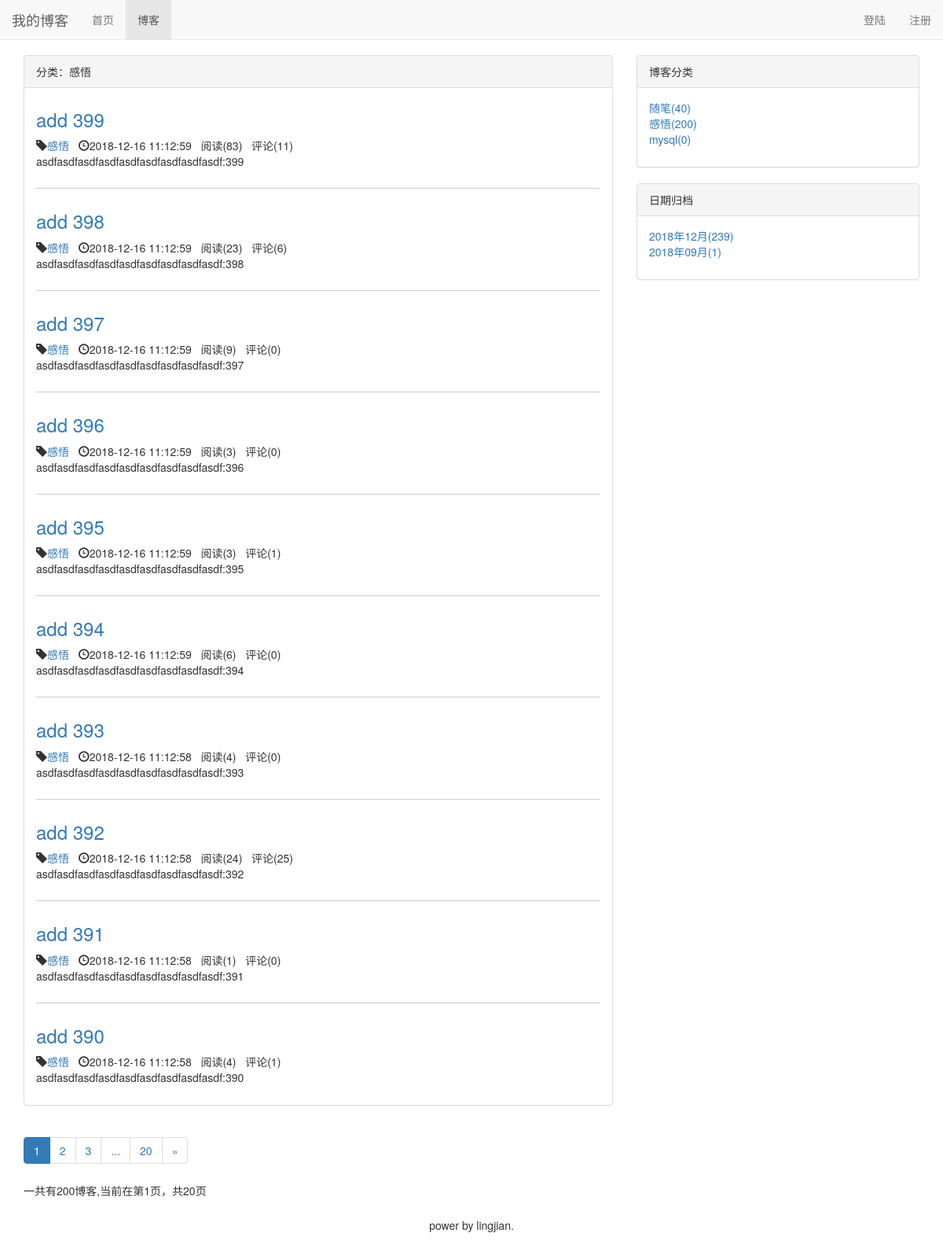
Before: /blog/type/2 with the older database file.
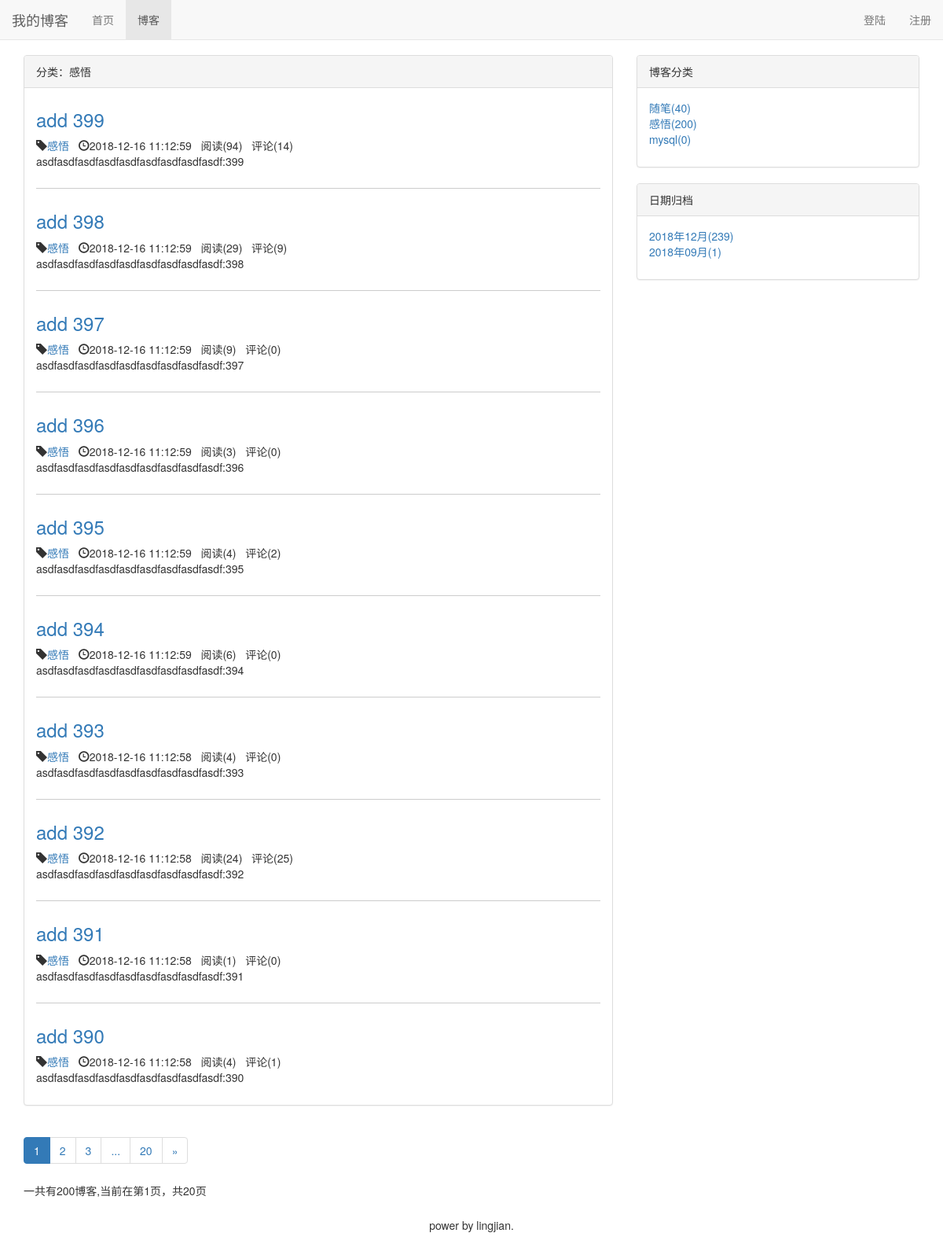
After: the same page with the newer database file.
### blog/models.py (models this page shows, shortened)
class Blog(models.Model, ReadNumExpandMethod):
    title = models.CharField(max_length=50)
    blog_type = models.ForeignKey(BlogType, on_delete=models.CASCADE)
    content = RichTextUploadingField()
    author = models.ForeignKey(User, on_delete=models.CASCADE)
    read_details = GenericRelation(ReadDetail)
    created_time = models.DateTimeField(auto_now_add=True)
    last_updated_time = models.DateTimeField(auto_now=True)
    class Meta:
        ordering = ['-created_time']

class BlogType(models.Model):
    type_name = models.CharField(max_length=15)
    def __str__(self):
        return self.type_name

### read_statistics/models.py (models this page shows)
class ReadNum(models.Model):
    read_num = models.IntegerField(default = 0)
    content_type = models.ForeignKey(ContentType, on_delete=models.CASCADE)
    object_id = models.PositiveIntegerField()
    content_object = GenericForeignKey('content_type', 'object_id')

### blog/views.py (the view)
# urls.py: path('type/<int:blog_type_pk>', views.blog_list_with_type, name='blog_list_with_type'),
def blog_list_with_type(request, blog_type_pk):
    blog_type = get_object_or_404(BlogType, pk=blog_type_pk)
    blogs_all_list = Blog.objects.filter(blog_type=blog_type)
    context = get_blog_list_common_date(blogs_all_list, request)
    context['blog_type'] = blog_type
    return render(request,'blog/blog_list_with_type.html', context)

### comment/templatetags/comment_tags.py (called while the page is built)
@register.simple_tag
def get_comment_count(obj):
    content_type = ContentType.objects.get_for_model(obj)
    return Comment.objects.filter(content_type=content_type, object_id=obj.pk).count()

### read_statistics/models.py (called while the page is built)
    def get_read_num(self):
        try:
            ct = ContentType.objects.get_for_model(self)
            rn = ReadNum.objects.get(content_type = ct, object_id=self.pk)
            return rn.read_num
        except exceptions.ObjectDoesNotExist as e:
            return 0

### blog/templates/blog/blog_list_with_type.html (shortened to what this page needs)
{% extends 'blog/blog_list.html' %}
{% block blog_list_title %}分类：{{ blog_type }}{% endblock %}

### blog/templates/blog/blog_list.html (shortened to what this page needs)
{% extends 'base.html' %}
{% load staticfiles %}
{% load comment_tags %}
{% block header %}
    <link rel="stylesheet" href="{% static 'blog/blog.css' %}">
{% endblock %}
{% block nav_blog_active %}active{% endblock %}
{% block content %}
<div class="container">
    <div class="row">
        <div class="col-md-8">
            <div class="panel panel-default">
                <div class="panel-heading">{% block blog_list_title %}博客列表{% endblock %}</div>
                <div class="panel-body">
                        {% for blog in blogs.object_list %}
                            <div class="blog">
                                <a href="{% url 'blog_detail' blog.pk %}"><h3>{{ blog.title }}</h3></a>
                                <span class="glyphicon glyphicon-tag"></span><a href="{% url 'blog_list_with_type' blog.blog_type.pk %}">{{ blog.blog_type }}</a>&nbsp;&nbsp;
                                <span class="glyphicon glyphicon-time"></span>{{ blog.created_time|date:"Y-m-d H:n:s" }}&nbsp;&nbsp;
                                阅读({{ blog.get_read_num }})&nbsp;&nbsp;
                                评论({% get_comment_count blog %})
                                <p clas s="blog-info">{{ blog.content|striptags|truncatechars:50 }}</p>
                            </div>
                        {% empty %}
                            <div class="blog">
                                <h3>暂无博客</h3>
                            </div>
                        {% endfor %}
                </div>
            </div>
            <div aria-label="Page navigation">
              <ul class="pagination">
                {% for page_num in page_range %}
                    {% if page_num == blogs.number  %}
                        <li class="active"><a href="?page={{ page_num }}">{{ page_num }}</a></li>
                    {% else %}
                        {% if page_num == '...' %}
                            <li><span>{{ page_num }}</span></li>
                        {% else %}
                            <li><a href="?page={{ page_num }}">{{ page_num }}</a></li>
                        {% endif %}
                    {% endif %}
                {% endfor %}
                {% if blogs.has_next %}
                    <li>
                      <a href="?page={{ blogs.next_page_number }}" aria-label="Next">
                        <span aria-hidden="true">&raquo;</span>
                      </a>
                    </li>
                {% endif %}
              </ul>
              <p>一共有{{ blogs.paginator.count }}博客,当前在第{{ blogs.number }}页，共{{ blogs.paginator.num_pages }}页</p>
            </div>
        </div>
        <div class="col-md-4">
            <div class="panel panel-default">
                <div class="panel-heading">博客分类</div>
                <div class="panel-body">
                    <ul class="blog-type">
                        {% for blog_type in blog_types %}
                            <li><a href="{% url 'blog_list_with_type' blog_type.pk %}">{{ blog_type.type_name }}({{ blog_type.blog_count }})</a></li>
                        {% empty %}
                            <li>暂无分类</li>
                        {% endfor %}
                    </ul>
                </div>
            </div>
            <div class="panel panel-default">
                <div class="panel-heading">日期归档</div>
                <div class="panel-body">
                    <ul class="blog-type">
                        {% for blog_date,blog_count in blog_dates.items %}
                            <li><a href="{% url 'blog_list_with_date' blog_date|date:'Y' blog_date|date:'m' %}">{{ blog_date|date:"Y年m月" }}({{ blog_count }})</a></li>
                        {% empty %}
                            <li>暂无</li>
                        {% endfor%}
                    </ul>
                </div>
            </div>
        </div>
    </div>
</div>
{% endblock %}

Changed rows visible on the page:
changed Blog "add 399": get_read_num "83" → "94"; id "11" → "14"
changed through a linked row, Blog "add 398": get_read_num "23" → "29"; id "6" → "9"
changed through a linked row, Blog "add 395": get_read_num "3" → "4"; id "1" → "2"
